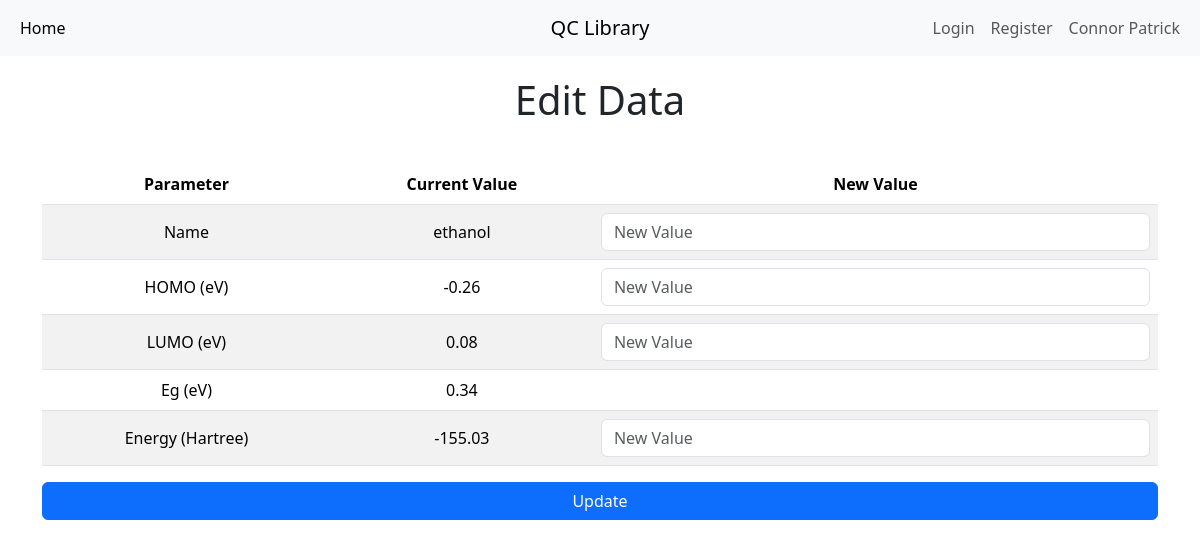
The page /edit?id=3 (signed in) on the database its author committed.
### main.py (models this page shows)
class User(UserMixin, db.Model):
    __tablename__ = "users"
    id: Mapped[int] = mapped_column(Integer, primary_key=True)
    email: Mapped[str] = mapped_column(String(100), unique=True)
    password: Mapped[str] = mapped_column(String(100))
    name: Mapped[str] = mapped_column(String(1000))

class QC_data(db.Model):
    __tablename__ = "data"
    id: Mapped[int] = mapped_column(Integer, primary_key=True)
    qc_name: Mapped[str] = mapped_column(String(250), unique=True, nullable=False)
    HOMO: Mapped[Decimal] = mapped_column(Numeric(5, 2), nullable=False)
    LUMO: Mapped[Decimal] = mapped_column(Numeric(5, 2), nullable=False)
    Eg: Mapped[Decimal] = mapped_column(Numeric(5, 2), nullable=False)
    Energy: Mapped[Decimal] = mapped_column(Numeric(5, 2), nullable=False)
    Dipole: Mapped[Decimal] = mapped_column(Numeric(5, 2), nullable=False)
    Quadrupole: Mapped[Decimal] = mapped_column(Numeric(5, 2), nullable=False)

### main.py (the view, shortened to what this page needs)
@app.route("/edit", methods=["GET", "POST"])
def edit():
    if current_user.is_authenticated:
        data_id = request.args.get("id")
        data_selected = db.get_or_404(QC_data, data_id)
        return render_template("edit.html", data=data_selected)
    else:
        flash("Please authenticate to edit data.")
        return redirect(url_for("login"))

### main.py (called while the page is built)
@login_manager.user_loader
def load_user(user_id):
    return db.get_or_404(User, user_id)

### templates/edit.html (shortened to what this page needs)
{% extends "base.html" %}
{% block content %}
<div class="container">
  <h1 class="text-center" style="margin-top: 20px; margin-bottom: 40px;">Edit Data</h1>
  <form action="{{ url_for('edit') }}" method="POST">
    <table class="table table-striped table-hover table-responsive text-center align-middle">
      <thead>
        <tr>
          <th scope="col">Parameter</th>
          <th scope="col">Current Value</th>
          <th scope="col">New Value</th>
        </tr>
      </thead>
      <tbody>
      <tr>
        <td scope="row">Name</td>
        <td scope="row">{{data.qc_name}}</td>
          <td>
            <input class="form-control" name="qc_name" type="text" placeholder="New Value" />
          </td>
        </tr>
        <tr>
          <td scope="row">HOMO (eV)</td>
          <td scope="row">{{data.HOMO}}</td>
          <td>
            <input class="form-control" name="HOMO" type="text" placeholder="New Value" />
          </td>
        </tr>
        <tr>
          <td scope="row">LUMO (eV)</td>
          <td scope="row">{{data.LUMO}}</td>
          <td>
            <input class="form-control" name="LUMO" type="text" placeholder="New Value" />
          </td>
        </tr>
        <tr>
          <td scope="row">Eg (eV)</td>
          <td scope="row">{{data.Eg}}</td>
          <td scope="row"></td>
        </tr>
        <tr>
          <td scope="row">Energy (Hartree)</td>
          <td scope="row">{{data.Energy}}</td>
          <td>
            <input class="form-control" name="Energy" type="text" placeholder="New Value" />
          </td>
        </tr>
      </tbody>
    </table>
    <button class="btn btn-primary w-100" type="submit">Update</button>
  </form>
</div>
{% endblock %}

### templates/base.html (shortened to what this page needs)
<!DOCTYPE html>
<link href="https://cdn.jsdelivr.net/npm/bootstrap@5.3.3/dist/css/bootstrap.min.css" rel="stylesheet">
<html lang="en">
  <head>
  </head>
  <body>
    <nav class="navbar navbar-expand-md navbar-light bg-light">
      <div class="container-fluid">
          <div class="navbar-collapse collapse w-100 order-1 order-md-0 dual-collapse2">
            <div class="collapse navbar-collapse" id="navbarNavAltMarkup">
              <div class="navbar-nav">
                <a class="nav-link active" aria-current="page" href="{{ url_for('home') }}">Home</a>
              </div>
            </div>
          </div>
          <div class="mx-auto order-0">
              <a class="navbar-brand mx-auto" href="{{ url_for('home') }}">QC Library</a>
          </div>
          <div class="navbar-collapse collapse w-100 order-3 dual-collapse2">
            <div class="navbar-nav ms-auto">
              {% if not logged_in: %}
              <a class="nav-link" href="{{ url_for('login') }}">Login</a>
              <a class="nav-link" href="{{ url_for('register') }}">Register</a>
              {% endif %}
              <a class="nav-link">{{current_user.name}}</a>
              </div>
        </div>
      </div>
    </nav>
  {% block content %}
  {% endblock %}
  </body>
</html>

### rows shown on the page
User: name "Connor Patrick"
QC_data: qc_name "ethanol", HOMO "-0.26", LUMO "0.08", Eg "0.34", Energy "-155.03"
